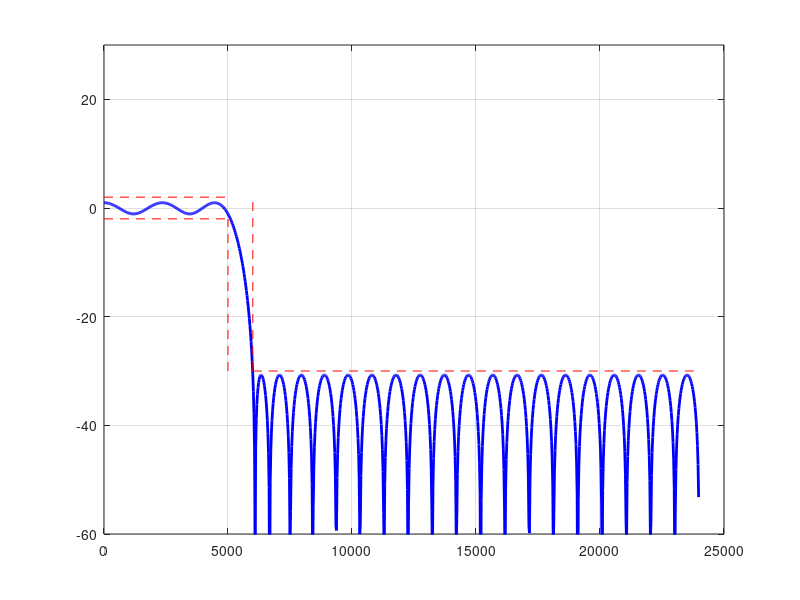

Here is the MATLAB script that generated this plot:
f_cutoff = 5000; %Hz
f_stop = 6000; %Hz
r_passband = 2; %dB
a_stopband = 30; %dB

f_sampling=48000;


d_pass= (10^(r_passband/20)-1)/(10^(r_passband/20)+1);
d_stop=10^(-(a_stopband + 1)/20);

[N,Fo,Ao,W] = firpmord([f_cutoff f_stop], [1 0], [d_pass d_stop], f_sampling);

FIR_lowpass = firpm(N,Fo,Ao,W);
A=1;

figure;
[H,W]= freqz(FIR_lowpass, A, 1024, f_sampling);

plot(W,20*log10(abs(H)), 'b', 'LineWidth', 2.0);
hold on;
grid on;
ylim ([-60,30]);

plot([0 f_cutoff],[r_passband r_passband], 'r--');
plot([0 f_cutoff], [-r_passband -r_passband], 'r--');
plot([f_cutoff f_cutoff], [-a_stopband -r_passband], 'r--');
plot([f_stop f_stop], [-a_stopband r_passband], 'r--');
plot([f_stop f_sampling/2], [-a_stopband -a_stopband], 'r--');

hold off;

file= fopen('task_1_fir_filter.dat', 'w');
fprintf(file, '%f,\n', FIR_lowpass);
fclose(file);
